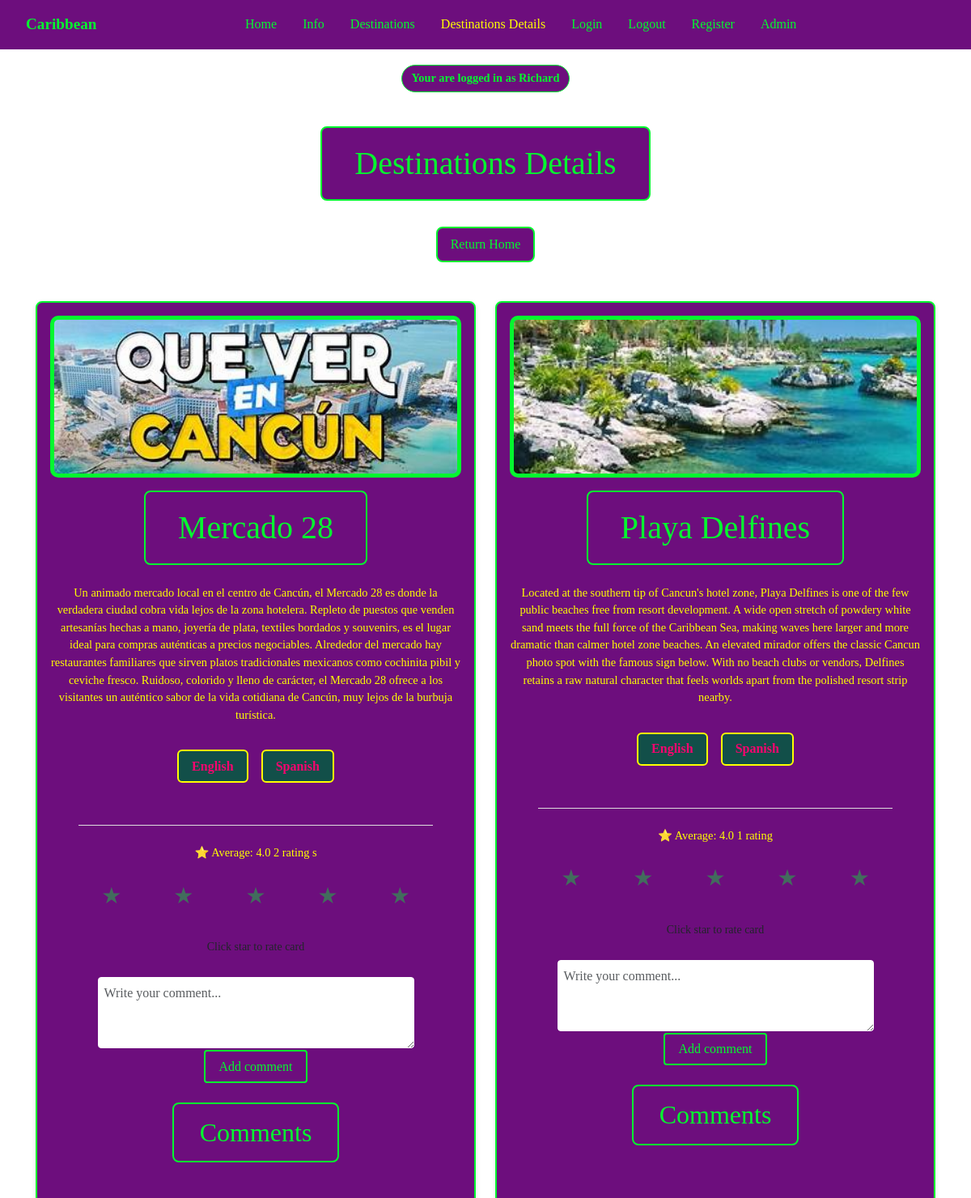
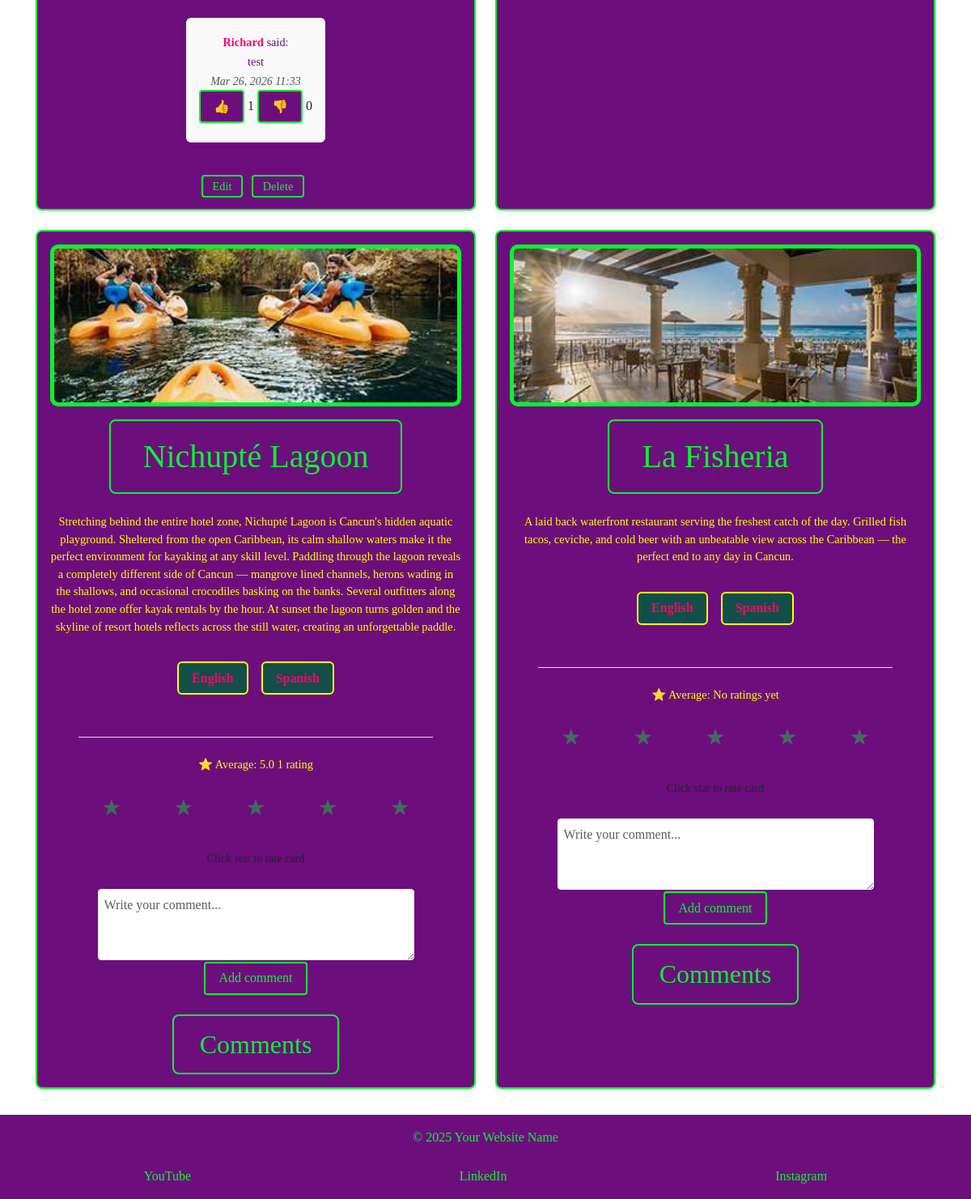
The page /destinations-details/2/?lang=es (signed in) on the database its author committed (2 pictures, top to bottom).
### caribbean_tours/models.py (models this page shows, shortened)
class Places(models.Model):
    card = models.ForeignKey(CardText,
                             on_delete=models.CASCADE, null=True, blank=True)
    destinations = models.CharField(max_length=50)
    content = models.TextField()
    image_name = models.CharField(
        max_length=100,
        help_text="Enter file name (eg Cancun).",
        default="default.jpg",
        blank=True
    )
    class Meta:
        verbose_name = 'Place'
        verbose_name_plural = 'Places'

class Translation(models.Model):
    LANGUAGE_CHOICES = [
            ('en', 'English'),
            ('es', 'Spanish'),
        ]
    card = models.ForeignKey(
            CardText,
            related_name='translations',
            on_delete=models.CASCADE,
            null=True, blank=True
        )
    place = models.ForeignKey(
            Places,
            related_name='translations',
            on_delete=models.CASCADE,
            null=True, blank=True
        )
    language = models.CharField(max_length=5, choices=LANGUAGE_CHOICES)
    title = models.CharField(max_length=30, blank=True)
    destinations = models.CharField(max_length=50, blank=True)
    content = models.TextField(blank=True)
    class Meta:
        verbose_name = 'Translation'
        verbose_name_plural = 'Translations'

class Comment(models.Model):
    places = models.ForeignKey(
        Places,
        on_delete=models.CASCADE,
        related_name='comments',
    )
    user = models.ForeignKey(User, on_delete=models.CASCADE)
    text = models.TextField()
    created_at = models.DateTimeField(auto_now_add=True)
    updated_at = models.DateTimeField(auto_now=True)

### caribbean_tours/views.py (the view, shortened to what this page needs)
def destinations_details(request, pk):
    card = get_object_or_404(CardText, id=pk)
    places = Places.objects.filter(card=card)
    language = get_language(request)
    place_translations = Translation.objects.filter(
        place__in=places,
        language=language
    )
    translations_by_place = {t.place_id: t for t in place_translations}
    form = CommentForm(request.POST or None)
    comments = Comment.objects.filter(places__card=card).order_by('created_at')
    ratings_by_place = {}
    for p in places:
        avg = p.ratings.aggregate(avg=Avg('rating'))['avg']
        count = p.ratings.count()
        user_rating = None
        if request.user.is_authenticated:
            user_rating = Rating.objects.filter(
                place=p, user=request.user
            ).first()
        ratings_by_place[p.id] = {
            'average_rating': avg,
            'rating_count': count,
            'user_rating': user_rating
        }
    return render(request,
                  'destinations-details.html',
                  {'active_tab': 'destinations_details',
                   'card': card,
                   'places': places,
                   'comments': comments,
                   'form': form,
                   'translations_by_place': translations_by_place,
                   'language': language,
                   'ratings_by_place': ratings_by_place})

### caribbean_tours/forms.py
class CommentForm(forms.ModelForm):
    class Meta:
        model = Comment
        fields = ['text']
        labels = {
            'text': "",
        }
        widgets = {
            'text': forms.Textarea(attrs={
                'class': 'form-control',
                'rows': 3,
                'placeholder': 'Write your comment...'
            })
        }

### caribbean_tours/templatetags/comment_tags.py (called while the page is built)
@register.filter
def reaction_count(comment, reaction_type):
    return comment.reactions.filter(reaction=reaction_type).count()

### caribbean_tours/templatetags/custom_tags.py (called while the page is built)
@register.filter
def get_item(dictionary, key):
    return dictionary.get(key)

### caribbean_tours/views.py (called while the page is built)
def get_language(request):
    if 'lang' in request.GET:
        request.session['language'] = request.GET.get('lang')
    return request.session.get('language', 'en')

### caribbean_tours/templates/destinations-details.html (shortened to what this page needs)
{% extends 'base.html' %}
{% load static %}
{% load comment_tags %}
{% load custom_tags %}
{% block content %}
<h1 class="color">Destinations Details</h1>
<p>
    <a class="color-return" href="{% url 'index' %}">Return Home</a>
</p>
<div class="cards-container">
    {% for place in places %}
    <div class="card">
        {% with trans=translations_by_place|get_item:place.id ratings=ratings_by_place|get_item:place.id %}
        <img src="{% static 'images/' %}{{ place.image_name }}" alt="{{ place.destinations }}">
        <h1 class="color">{{ trans.destinations|default:place.destinations }}</h1>
        <p>{{ trans.content|default:place.content }}</p>
        <div class="lang-switch">
            <a href="{% url 'destinations-details' pk=card.pk %}?lang=en">English</a>
            <a href="{% url 'destinations-details' pk=card.pk %}?lang=es">Spanish</a>
        </div>
        <div class="rating-box">
            <p>
               ⭐ Average:
               {% if ratings.average_rating %}
                {{ ratings.average_rating|floatformat:1 }}
               {% else %}
                No ratings yet
               {% endif %}
               {% if ratings.rating_count %}
               {{ ratings.rating_count }} rating {{ratings.rating_count|pluralize }}
               {% endif %}
            </p>
            {% if user.is_authenticated %}
            <form method="POST" class="star-form" action="{% url 'rating' pk=place.id %}">
                <div class="star-rating">
                    {% for star in "12345"|make_list %}
                    <button type="submit" name="rating" value="{{ star }}"
                        class="star-btn {% if ratings.user_rating and user_rating.rating == star|add:'0' %}selected{% endif %}"> ★
                    </button>
                    {% endfor %}
                </div>
                <small class="rating-msg">
                    {% if user_rating %}
                    Your rating: {{ user_rating.rating }}  ★ (click star to change)
                    {% else %}
                    Click star to rate card
                    {% endif %}
                </small>
            </form>
            {% else %}
            <p>Login to rate this place</p>
            {% endif %}
        </div>
        {% if user.is_authenticated %}
        <form method="POST">
            {{ form.as_p }}
            <button type="submit">Add comment</button>
        </form>
        {% endif %}
        <h2 class="color">Comments</h2>
        {% for comment in place.comments.all %}
        <div class="comment" data-id="{{ comment.id }}">
            <p><strong>{{ comment.user.username }}</strong> said:</p>
            <p>{{ comment.text }}</p>
            <small>{{ comment.created_at|date:"M d, Y H:i" }}</small>
            <div class="reaction-buttons">
                {% if user.is_authenticated %}
                <button class="like-btn" data-url="{% url 'toggle_reaction' comment.id 'like' %}">👍</button>
                <span class="like-count">{{ comment|reaction_count:"like"}}</span>
                <button class="dislike-btn" data-url="{% url 'toggle_reaction' comment.id 'dislike' %}">👎</button>
                <span class="dislike-count">{{ comment|reaction_count:"dislike"}}</span>
                {% else %}
                <p>Login to react.</p>
                {% endif %}
            </div>
        </div>
        {% if user == comment.user %}
        <div class="actions">
            <a href="{% url 'edit-comment' pk=comment.pk %}">Edit</a>
            <a href="{% url 'delete-comment' pk=comment.pk %}">Delete</a>
        </div>
        {% endif %}
        {% endfor %}
        {% endwith %}
    </div>
    {% endfor %}
</div>
{% endblock %}

### caribbean_tours/templates/base.html (shortened to what this page needs)
{% load static %}
<!doctype html>
<html lang="en">
<head>
    <link href="https://cdn.jsdelivr.net/npm/bootstrap@5.3.8/dist/css/bootstrap.min.css" rel="stylesheet"
 />
    <link rel="stylesheet" href="{% static 'CSS/caribbean.css' %}" />
</head>
<body>
    <nav class="navbar">
        <div class="logo">
            <a href="{% url 'index' %}">Caribbean</a>
        </div>
        <div class="nav-links" id="nav-links">
            <a href="{% url 'index' %}" class="{% if active_tab == 'index' %}active{% endif %}">Home</a>
            <a href="{% url 'info' %}" class="{% if active_tab == 'info' %}active{% endif %}">Info</a>
            <a href="{% url 'destinations' pk=2%}"
                class="{% if active_tab == 'destinations' %}active{% endif %}">Destinations</a>
            {% if active_tab == 'destinations_details' %}
            <span class="active">Destinations Details</span>
            {% endif %}
            <a href="{% url 'login' %}" class="{% if active_tab == 'login' %}active{% endif %}">Login</a>
            <a href="{% url 'logout' %}" class="{% if active_tab == 'logout' %}active{% endif %}">Logout</a>
            <a href="{% url 'register' %}" class="{% if active_tab == 'register' %}active{% endif %}">Register</a>
            <a href="{% url 'admin:index' %}">Admin</a>
        </div>
    </nav>
    {% if request.user.is_authenticated %}
    <div class="auth-badge">
        Your are logged in as {{ request.user.username }}
    </div>
    {% endif %}
    <main>
        {% block content %}{% endblock %}
    </main>
    <footer>
        <p class="footer-text">&copy; 2025 Your Website Name</p>
        <div class="social-links">
            <a href="https://www.youtube.com" target="_blank" aria-label="YouTube">YouTube</a>
            <a href="https://www.linkedin.com" target="_blank" aria-label="LinkedIn">LinkedIn</a>
            <a href="https://www.instagram.com" target="_blank" aria-label="Instagram">Instagram</a>
        </div>
    </footer>
</body>
</html>

### rows shown on the page
Places: image_name (picture), average_rating "4.0", rating_count "2", {{ star }} 1 (drawn), {{ star }} 3 (drawn), {{ star }} 4 (drawn), {{ star }} 5 (drawn)
Comment: user.username "Richard", text "test", created_at "Mar 26, 2026 11:33", id "1", id "0", shows "Edit"
Places: image_name (picture), average_rating "4.0", rating_count "1", {{ star }} 2 (drawn), {{ star }} 3 (drawn), {{ star }} 4 (drawn), {{ star }} 5 (drawn)
Places: image_name (picture), average_rating "5.0", rating_count "1", {{ star }} 2 (drawn), {{ star }} 3 (drawn), {{ star }} 4 (drawn), {{ star }} 5 (drawn)
Places: image_name (picture), shows "No ratings yet", {{ star }} 1 (drawn), {{ star }} 2 (drawn), {{ star }} 3 (drawn), {{ star }} 4 (drawn), {{ star }} 5 (drawn)

### other values the page prints
{{ request.user.username }} "Richard"
